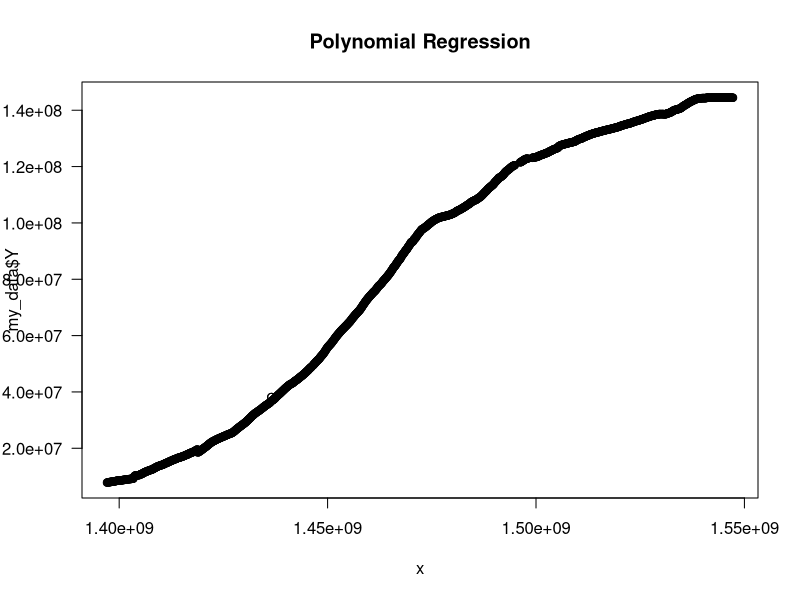

Reproduce this figure in R.
my_data <- read.csv("./poly/followers.csv", header=FALSE, col.names = c("X","Y"))
x <- as.POSIXct(my_data$X, format="%m/%d/%Y")
x <- as.numeric(x)

#get summary of your data
summary(my_data)
#then plot your data
plot(x, my_data$Y, main = "Polynomial Regression", las=1)

model <- lm(my_data$Y ~ x)
testModel <- summary(model)
baseModel = testModel$r.squared
print(baseModel)

temp <- lm(my_data$Y ~ poly(x, degree=2, raw=T))
testTemp <- summary(temp)
baseTemp = testTemp$r.squared
print(baseTemp)

loop = TRUE
count = 2
b = x^count
while(TRUE){
  if (baseModel < baseTemp){
    baseModel = baseTemp
    count = count + 1
    
    temp <- lm(my_data$Y ~ poly(x, degree=count, raw=T))
    testTemp <- summary(temp)
    baseTemp = testTemp$r.squared
    res = testTemp$residuals
    print(baseTemp)
    print(res)
    print(count)
  }else{
    break;
  }
}
#statistics by jim making statistics intuitive //multicollinearity (nagkakataon)